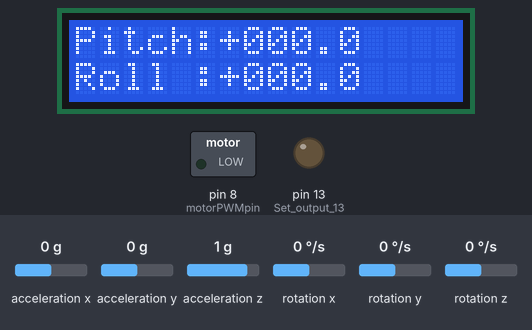
A sketch run on a simulated Arduino Uno, built with avr-gcc and run on an emulated ATmega328P. Shown: 16×2 character LCD, switched loads named in the sketch (green lamp = pin HIGH), output pins drawn as LEDs (lit = HIGH). Wiring (inferred from the names in the program): MPU-6050 motion sensor at I2C address 0x68. Inputs (shaded band) come from the test bench; at power-on: acceleration x 0 g, rotation z 0 °/s, rotation x 0 °/s, acceleration y 0 g, acceleration z 1 g, rotation y 0 °/s. What the sketch prints to the serial monitor is not drawn.

Above: at 10.8 s.
10.9 s: acceleration x set to 0.1 g
At 11.56 s:
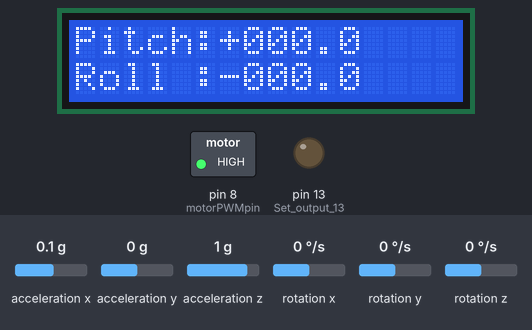
13.5 s: rotation z set to 12 °/s
At 16.22 s:
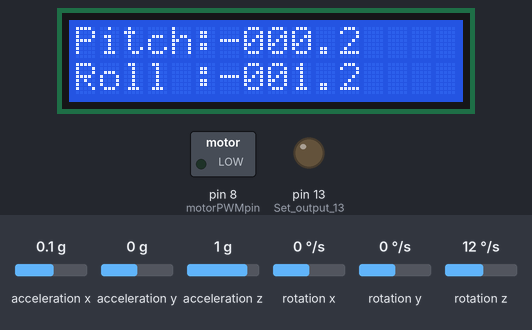
16.5 s: rotation x set to -192 °/s
At 18.26 s:
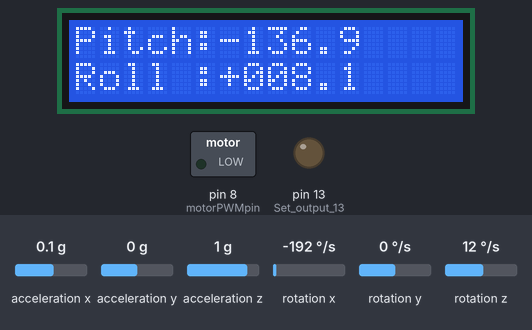
18.9 s: rotation z set to -192 °/s
At 19.45 s:
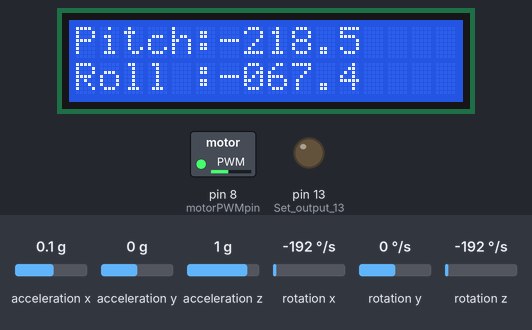
21.9 s: acceleration x set to -1.4 g
At 24.51 s:
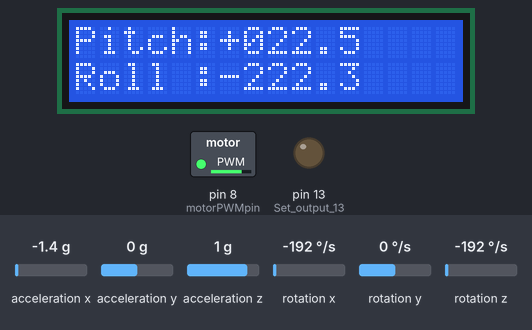
Timing chart, 0 to 25.4 s (numbered marks = the images above; inputs shaded):
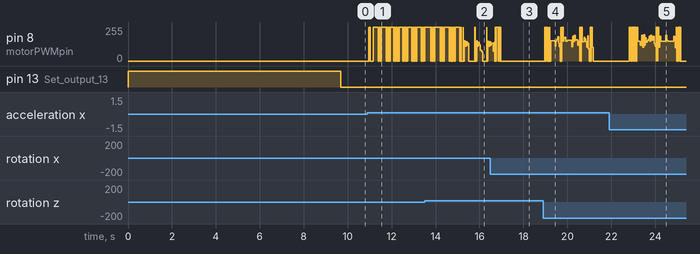

The sketch:

Balancing_Bicycle_v2.ino
```cpp
 /*  Salomon Hassidoff
 *   3/26/2020
 *
 *   Description: Code for balancing bike robot prototype.
 *                Heavily based on Joop Brokking code.
 */

#include <PID_v1.h>               // PID controls library
#include <MPU6050.h>              // IMU library for MPU6050
#include <L298N.h>                // Motor controller library for L298N
#include <Wire.h>                 // Wire library for I2C functions
#include <LiquidCrystal_I2C.h>    // LCD library using I2C, makes testing less painful

// Declaring some global variables for IMU
int gyro_x, gyro_y, gyro_z;
long acc_x, acc_y, acc_z, acc_total_vector;
int temperature;
long gyro_x_cal, gyro_y_cal, gyro_z_cal;
long loop_timer;
int lcd_loop_counter;
float angle_pitch, angle_roll;
int angle_pitch_buffer, angle_roll_buffer;
boolean set_gyro_angles;
float angle_roll_acc, angle_pitch_acc;
float angle_pitch_output, angle_roll_output;

// PID and controls values
double Kp = 3;       // Proportional gain
double Ki = 0.01;       // Integral gain
double Kd = 0.5;       // Derivative gain
double setpoint;     // Desired value in degrees
double input;        // Inclination angle from IMU
double output;       // Reaction wheel spin for counter torque
PID myPID(&input, &output, &setpoint, Kp, Ki, Kd, DIRECT); // PID instance

// Motor controller pins for reaction wheel direction and speed
int motorPWMpin = 8;
int en1 = 6;
int en2 = 7;

// Initialize the LCD library
LiquidCrystal_I2C lcd(0x27,16,2);

//-------------------------------------------------------------------------------------------------------------------------------

void setup() {
  Wire.begin();                                                        //Start I2C as master
  Serial.begin(57600);                                                 //Use only for debugging
  pinMode(13, OUTPUT);                                                 //Set output 13 (LED) as output

  setup_mpu_6050_registers();                                          //Setup the registers of the MPU-6050 (500dfs / +/-8g) and start the gyro

  // PID setup
  setpoint = 0;
  myPID.SetMode(AUTOMATIC);
  myPID.SetTunings(Kp, Ki, Kd);
  myPID.SetOutputLimits(0, 255);                                       //0-255 is the default, added this just in case
  myPID.SetSampleTime(25);

  digitalWrite(13, HIGH);                                              //Set digital output 13 high to indicate startup

  lcd.init();                                                          //Initialize the LCD
  lcd.backlight();                                                     //Activate backlight
  lcd.clear();                                                         //Clear the LCD
  lcd.setCursor(0,0);                                                  //Set the LCD cursor to position to position 0,0
  lcd.print("Calibrating gyro");                                       //Print text to screen
  lcd.setCursor(0,1);                                                  //Set the LCD cursor to position to position 0,1
  for (int cal_int = 0; cal_int < 2000 ; cal_int ++){                  //Run this code 2000 times
    if(cal_int % 125 == 0)lcd.print(".");                              //Print a dot on the LCD every 125 readings
    read_mpu_6050_data();                                              //Read the raw acc and gyro data from the MPU-6050
    gyro_x_cal += gyro_x;                                              //Add the gyro x-axis offset to the gyro_x_cal variable
    gyro_y_cal += gyro_y;                                              //Add the gyro y-axis offset to the gyro_y_cal variable
    gyro_z_cal += gyro_z;                                              //Add the gyro z-axis offset to the gyro_z_cal variable
    delay(3);                                                          //Delay 3us to simulate the 250Hz program loop
  }
  gyro_x_cal /= 2000;                                                  //Divide the gyro_x_cal variable by 2000 to get the average offset
  gyro_y_cal /= 2000;                                                  //Divide the gyro_y_cal variable by 2000 to get the average offset
  gyro_z_cal /= 2000;                                                  //Divide the gyro_z_cal variable by 2000 to get the average offset

  lcd.clear();                                                         //Clear the LCD

  lcd.setCursor(0,0);                                                  //Set the LCD cursor to position to position 0,0
  lcd.print("Pitch:");                                                 //Print text to screen
  lcd.setCursor(0,1);                                                  //Set the LCD cursor to position to position 0,1
  lcd.print("Roll :");                                                 //Print text to screen

  digitalWrite(13, LOW);                                               //All done, turn the LED off

  loop_timer = micros();                                               //Reset the loop timer
}

//-------------------------------------------------------------------------------------------------------------------------------

void loop(){

  read_mpu_6050_data();                                                //Read the raw acc and gyro data from the MPU-6050

  gyro_x -= gyro_x_cal;                                                //Subtract the offset calibration value from the raw gyro_x value
  gyro_y -= gyro_y_cal;                                                //Subtract the offset calibration value from the raw gyro_y value
  gyro_z -= gyro_z_cal;                                                //Subtract the offset calibration value from the raw gyro_z value

  // Gyro angle calculations
  // 0.0000611 = 1 / (250Hz / 65.5)
  angle_pitch += gyro_x * 0.0000611;                                   //Calculate the traveled pitch angle and add this to the angle_pitch variable
  angle_roll += gyro_y * 0.0000611;                                    //Calculate the traveled roll angle and add this to the angle_roll variable

  // 0.000001066 = 0.0000611 * (3.142(PI) / 180degr) The Arduino sin function is in radians
  angle_pitch += angle_roll * sin(gyro_z * 0.000001066);               //If the IMU has yawed transfer the roll angle to the pitch angel
  angle_roll -= angle_pitch * sin(gyro_z * 0.000001066);               //If the IMU has yawed transfer the pitch angle to the roll angel

  // Accelerometer angle calculations
  acc_total_vector = sqrt((acc_x*acc_x)+(acc_y*acc_y)+(acc_z*acc_z));  //Calculate the total accelerometer vector
  // 57.296 = 1 / (3.142 / 180) The Arduino asin function is in radians
  angle_pitch_acc = asin((float)acc_y/acc_total_vector)* 57.296;       //Calculate the pitch angle
  angle_roll_acc = asin((float)acc_x/acc_total_vector)* -57.296;       //Calculate the roll angle

  // Place the MPU-6050 spirit level and note the values in the following two lines for calibration
  angle_pitch_acc -= 0.0;                                              //Accelerometer calibration value for pitch
  angle_roll_acc -= 0.0;                                               //Accelerometer calibration value for roll

  if(set_gyro_angles){                                                 //If the IMU is already started
    angle_pitch = angle_pitch * 0.9996 + angle_pitch_acc * 0.0004;     //Correct the drift of the gyro pitch angle with the accelerometer pitch angle
    angle_roll = angle_roll * 0.9996 + angle_roll_acc * 0.0004;        //Correct the drift of the gyro roll angle with the accelerometer roll angle
  }
  else{                                                                //At first start
    angle_pitch = angle_pitch_acc;                                     //Set the gyro pitch angle equal to the accelerometer pitch angle
    angle_roll = angle_roll_acc;                                       //Set the gyro roll angle equal to the accelerometer roll angle
    set_gyro_angles = true;                                            //Set the IMU started flag
  }

  // To dampen the pitch and roll angles a complementary filter is used
  angle_pitch_output = angle_pitch_output * 0.9 + angle_pitch * 0.1;   //Take 90% of the output pitch value and add 10% of the raw pitch value
  angle_roll_output = angle_roll_output * 0.9 + angle_roll * 0.1;      //Take 90% of the output roll value and add 10% of the raw roll value

  // PID control
  input = angle_roll_output;
  myPID.Compute();                                                     //Compute output using PID parameters

  // Change H bridge current direction to accomodate the direction of the inclination
  if(angle_roll_output > 0){
    digitalWrite(en1, HIGH);
    digitalWrite(en2, LOW);
    Serial.println("counter clockwise! ");
    myPID.SetControllerDirection(DIRECT);                             //motor must ramp UP so that angle goes DOWN towards zero, thus reverse controller direction is needed
  }
  else if(angle_roll_output < 0){
    digitalWrite(en1, LOW);
    digitalWrite(en2, HIGH);
    Serial.println("clockwise! ");
    myPID.SetControllerDirection(DIRECT);                              //motor must ramp UP so that angle goes UP towards zero, thus direct controller direction is needed
  }
  else{
    digitalWrite(en1, LOW);
    digitalWrite(en2, LOW);
    Serial.println("stopped! ");
  }

  output = int(255*abs(output)/12);                                    //Convert PID output into 8-bit range for PWM, 12 is max voltage sent

  analogWrite(motorPWMpin, output);                                    //Send output PWM value to motor controller
  Serial.print("TILT: ");
  Serial.println(angle_roll_output);                                   //Print roll angle to serial monitor
  Serial.print("\t");
  Serial.print("PID output: ");
  Serial.print(output);


  write_LCD();                                                         //Write the roll and pitch values to the LCD display

  while(micros() - loop_timer < 4000);                                 //Wait until the loop_timer reaches 4000us (250Hz) before starting the next loop
  loop_timer = micros();                                               //Reset the loop timer
}

//-------------------------------------------------------------------------------------------------------------------------------
// Get data from IMU
void read_mpu_6050_data(){                                             //Subroutine for reading the raw gyro and accelerometer data
  Wire.beginTransmission(0x68);                                        //Start communicating with the MPU-6050
  Wire.write(0x3B);                                                    //Send the requested starting register
  Wire.endTransmission();                                              //End the transmission
  Wire.requestFrom(0x68,14);                                           //Request 14 bytes from the MPU-6050
  while(Wire.available() < 14);                                        //Wait until all the bytes are received
  acc_x = Wire.read()<<8|Wire.read();                                  //Add the low and high byte to the acc_x variable
  acc_y = Wire.read()<<8|Wire.read();                                  //Add the low and high byte to the acc_y variable
  acc_z = Wire.read()<<8|Wire.read();                                  //Add the low and high byte to the acc_z variable
  temperature = Wire.read()<<8|Wire.read();                            //Add the low and high byte to the temperature variable
  gyro_x = Wire.read()<<8|Wire.read();                                 //Add the low and high byte to the gyro_x variable
  gyro_y = Wire.read()<<8|Wire.read();                                 //Add the low and high byte to the gyro_y variable
  gyro_z = Wire.read()<<8|Wire.read();                                 //Add the low and high byte to the gyro_z variable

}

//-------------------------------------------------------------------------------------------------------------------------------
// Get bullshit to look right on the LCD screen
void write_LCD(){                                                      //Subroutine for writing the LCD
  // To get a 250Hz program loop (4us) it's only possible to write one character per loop
  // Writing multiple characters is taking to much time
  if(lcd_loop_counter == 14)lcd_loop_counter = 0;                      //Reset the counter after 14 characters
  lcd_loop_counter ++;                                                 //Increase the counter
  if(lcd_loop_counter == 1){
    angle_pitch_buffer = angle_pitch_output * 10;                      //Buffer the pitch angle because it will change
    lcd.setCursor(6,0);                                                //Set the LCD cursor to position to position 0,0
  }
  if(lcd_loop_counter == 2){
    if(angle_pitch_buffer < 0)lcd.print("-");                          //Print - if value is negative
    else lcd.print("+");                                               //Print + if value is negative
  }
  if(lcd_loop_counter == 3)lcd.print(abs(angle_pitch_buffer)/1000);    //Print first number
  if(lcd_loop_counter == 4)lcd.print((abs(angle_pitch_buffer)/100)%10);//Print second number
  if(lcd_loop_counter == 5)lcd.print((abs(angle_pitch_buffer)/10)%10); //Print third number
  if(lcd_loop_counter == 6)lcd.print(".");                             //Print decimal point
  if(lcd_loop_counter == 7)lcd.print(abs(angle_pitch_buffer)%10);      //Print decimal number

  if(lcd_loop_counter == 8){
    angle_roll_buffer = angle_roll_output * 10;
    lcd.setCursor(6,1);
  }
  if(lcd_loop_counter == 9){
    if(angle_roll_buffer < 0)lcd.print("-");                           //Print - if value is negative
    else lcd.print("+");                                               //Print + if value is negative
  }
  if(lcd_loop_counter == 10)lcd.print(abs(angle_roll_buffer)/1000);    //Print first number
  if(lcd_loop_counter == 11)lcd.print((abs(angle_roll_buffer)/100)%10);//Print second number
  if(lcd_loop_counter == 12)lcd.print((abs(angle_roll_buffer)/10)%10); //Print third number
  if(lcd_loop_counter == 13)lcd.print(".");                            //Print decimal point
  if(lcd_loop_counter == 14)lcd.print(abs(angle_roll_buffer)%10);      //Print decimal number
}

//-------------------------------------------------------------------------------------------------------------------------------
// Configure the IMU to desired settings via registers (+-8 g's of accel. range,  gyro at 500 deg/s full scale range)
void setup_mpu_6050_registers(){
  // Activate the MPU-6050
  Wire.beginTransmission(0x68);                                        //Start communicating with the MPU-6050
  Wire.write(0x6B);                                                    //Send the requested starting register
  Wire.write(0x00);                                                    //Set the requested starting register
  Wire.endTransmission();                                              //End the transmission
  // Configure the accelerometer (+/-8g)
  Wire.beginTransmission(0x68);                                        //Start communicating with the MPU-6050
  Wire.write(0x1C);                                                    //Send the requested starting register
  Wire.write(0x10);                                                    //Set the requested starting register
  Wire.endTransmission();                                              //End the transmission
  // Configure the gyro (500dps full scale)
  Wire.beginTransmission(0x68);                                        //Start communicating with the MPU-6050
  Wire.write(0x1B);                                                    //Send the requested starting register
  Wire.write(0x08);                                                    //Set the requested starting register
  Wire.endTransmission();                                              //End the transmission
}
```

Measured:
- the behaviour switches between 0 and 0.1 g on acceleration x (found by bisection; images 0 and 1)
- after the input at 10.9 s, the display: changes after 0.52 s (image 1)
- after the input at 13.5 s, the display: first differs from a run without the input after 1.3 s (image 2 shows a later state)
- what the display in image 2 shows lasts 0.5 s, from 15.8 s to 16.3 s
